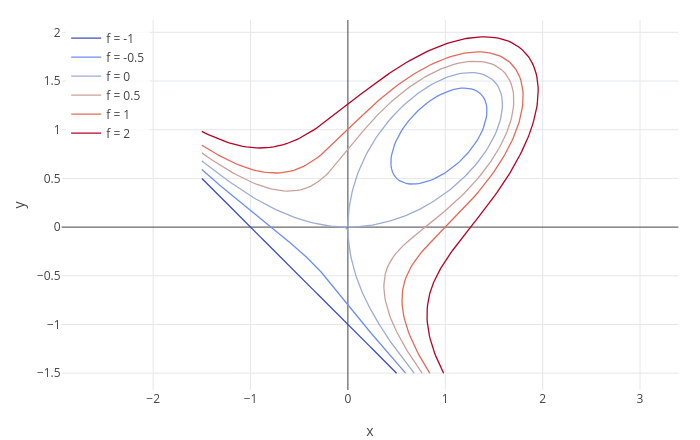

The cell this chart's notebook holds for it:
### Markdown cell above
And on the map: the X-shaped crossing at the origin, closed curves around $(1, 1)$:

### Code cell
contour(f, x, -1.5, 2, y, -1.5, 2, [-1 -0.5 0 0.5 1 2])

### Figure 1 — Plotly figure (JSON) as saved in the notebook; plotly's stock layout.template omitted (floating-point values rounded to 4 significant figures; data arrays with more than 128 entries replaced by an {"elided": "..."} marker saying what was removed)
{"data": [{"line": {"color": "#3b4cc0", "width": 1.3}, "mode": "lines", "name": "f = -1", "type": "scatter", "x": [0.5, 0.495, 0.465, 0.46, 0.43, 0.425, 0.395, 0.39, 0.36, 0.355, 0.325, 0.32, 0.29, 0.285, 0.255, 0.25, 0.22, 0.215, 0.185, 0.18, 0.15, 0.145, 0.115, 0.11, 0.07999, 0.075, 0.04499, 0.04, 0.009997, 0.005, -0.025, -0.03, -0.05999, -0.065, -0.09499, -0.1, -0.13, -0.135, -0.165, -0.17, -0.2, -0.205, -0.235, -0.24, -0.27, -0.275, -0.3049, -0.31, -0.3399, -0.345, -0.3749, -0.38, -0.4099, -0.415, -0.4449, -0.45, -0.4799, -0.485, -0.5149, -0.52, -0.5499, -0.555, -0.5849, -0.59, -0.6199, -0.625, -0.6549, -0.66, -0.6899, -0.695, -0.7249, -0.73, -0.7599, -0.765, -0.7949, -0.8, -0.8299, -0.835, -0.8649, -0.87, -0.8998, -0.905, -0.9348, -0.94, -0.9698, -0.975, -1.005, -1.01, -1.04, -1.045, -1.075, -1.08, -1.11, -1.115, -1.145, -1.15, -1.18, -1.185, -1.215, -1.22, -1.25, -1.255, -1.285, -1.29, -1.32, -1.325, -1.355, -1.36, -1.39, -1.395, -1.425, -1.43, -1.46, -1.465, -1.495, -1.5, null], "y": [-1.5, -1.495, -1.465, -1.46, -1.43, -1.425, -1.395, -1.39, -1.36, -1.355, -1.325, -1.32, -1.29, -1.285, -1.255, -1.25, -1.22, -1.215, -1.185, -1.18, -1.15, -1.145, -1.115, -1.11, -1.08, -1.075, -1.045, -1.04, -1.01, -1.005, -0.975, -0.9698, -0.94, -0.9348, -0.905, -0.8998, -0.87, -0.8649, -0.835, -0.8299, -0.8, -0.7949, -0.765, -0.7599, -0.73, -0.7249, -0.695, -0.6899, -0.66, -0.6549, -0.625, -0.6199, -0.59, -0.5849, -0.555, -0.5499, -0.52, -0.5149, -0.485, -0.4799, -0.45, -0.4449, -0.415, -0.4099, -0.38, -0.3749, -0.345, -0.3399, -0.31, -0.3049, -0.275, -0.27, -0.24, -0.235, -0.205, -0.2, -0.17, -0.165, -0.135, -0.13, -0.1, -0.09499, -0.065, -0.05999, -0.03, -0.025, 0.005, 0.009997, 0.04, 0.04499, 0.075, 0.07999, 0.11, 0.115, 0.145, 0.15, 0.18, 0.185, 0.215, 0.22, 0.25, 0.255, 0.285, 0.29, 0.32, 0.325, 0.355, 0.36, 0.39, 0.395, 0.425, 0.43, 0.46, 0.465, 0.495, 0.5, null]}, {"line": {"color": "#6f8eee", "width": 1.3}, "mode": "lines", "name": "f = -0.5", "type": "scatter", "x": {"elided": "235 float values"}, "y": {"elided": "235 float values"}}, {"line": {"color": "#9eacd6", "width": 1.3}, "mode": "lines", "name": "f = 0", "type": "scatter", "x": {"elided": "313 float values"}, "y": {"elided": "313 float values"}}, {"line": {"color": "#cba19c", "width": 1.3}, "mode": "lines", "name": "f = 0.5", "type": "scatter", "x": {"elided": "283 float values"}, "y": {"elided": "283 float values"}}, {"line": {"color": "#e26a5b", "width": 1.3}, "mode": "lines", "name": "f = 1", "type": "scatter", "x": {"elided": "279 float values"}, "y": {"elided": "279 float values"}}, {"line": {"color": "#b40426", "width": 1.3}, "mode": "lines", "name": "f = 2", "type": "scatter", "x": {"elided": "271 float values"}, "y": {"elided": "271 float values"}}], "layout": {"height": 440, "legend": {"bgcolor": "rgba(255,255,255,0.8)", "x": 0.01, "xanchor": "left", "y": 0.99, "yanchor": "top"}, "margin": {"b": 50, "l": 60, "r": 20, "t": 20}, "showlegend": true, "title": {"text": ""}, "width": 700, "xaxis": {"constrain": "domain", "range": [-2.939, 3.393], "title": {"text": "x"}, "zeroline": true}, "yaxis": {"constrain": "domain", "range": [-1.673, 2.127], "scaleanchor": "x", "scaleratio": 1, "title": {"text": "y"}, "zeroline": true}}}
